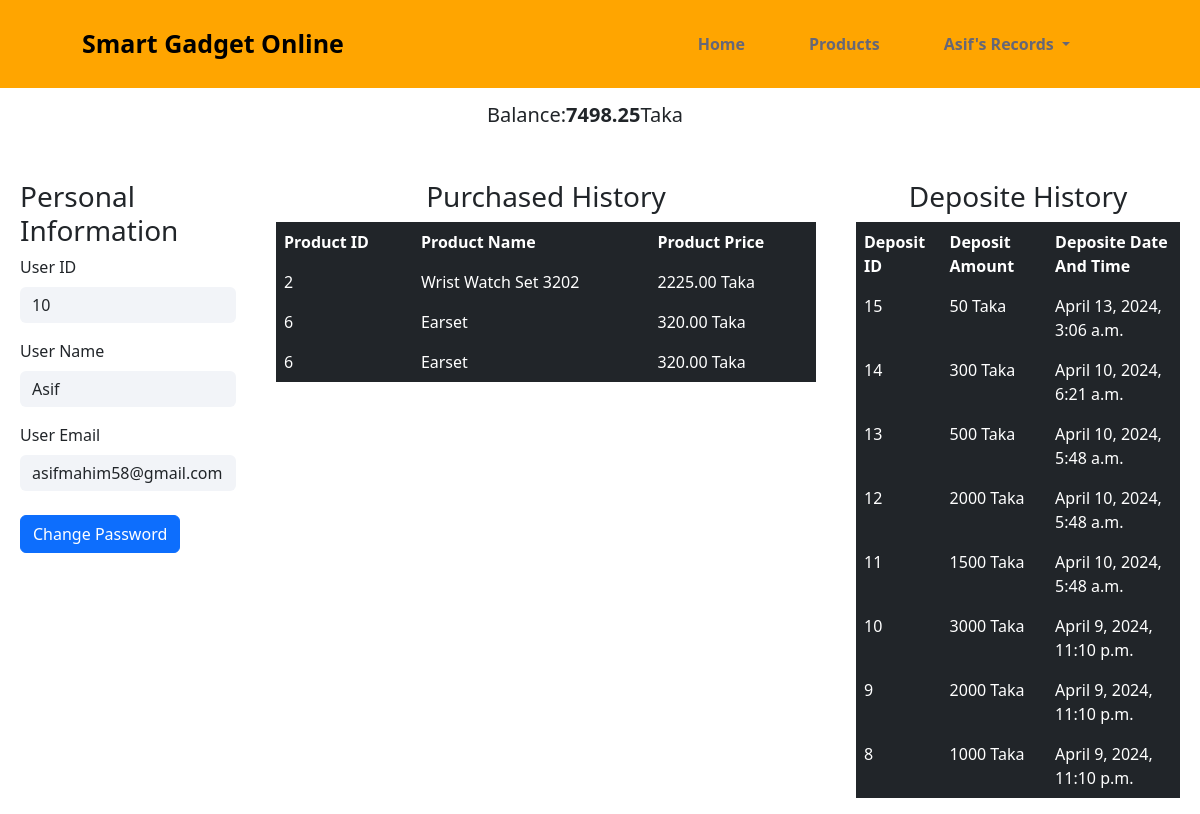
The app's page /Accounts/profile/ (signed in), older data.
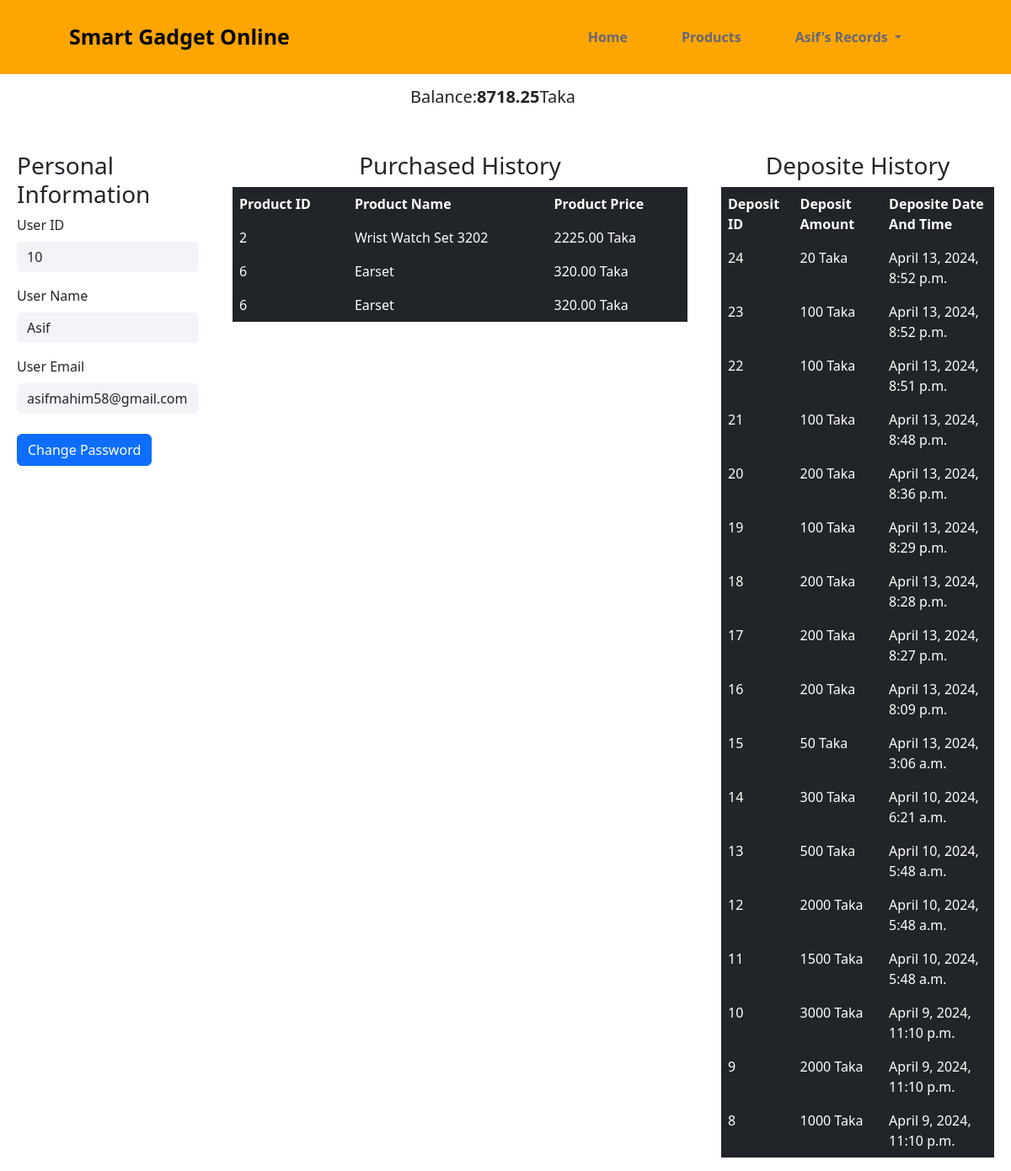
The same page, newer data.
### balance/models.py (models this page shows, shortened)
class Balance(models.Model):
    user = models.OneToOneField(User, on_delete=models.CASCADE)
    balance = models.DecimalField(max_digits=12, decimal_places=2, default=0)

### purchased_product/models.py (models this page shows, shortened)
class Purchased_Product(models.Model):
    user = models.ForeignKey(User, on_delete=models.CASCADE)
    product = models.ForeignKey(product_info, on_delete=models.CASCADE)
    date_time = models.DateTimeField(auto_now_add=True)

### product/models.py (models this page shows, shortened)
class product_info(models.Model):
    name = models.CharField(max_length=200)
    image = models.ImageField(upload_to="product/images/")
    details = models.TextField(max_length=500)
    category = models.ManyToManyField(Product_Category)
    price = models.DecimalField(max_digits=10, decimal_places=2, default=None)
    delevary_charge = models.DecimalField(
        blank=True, null=True, max_digits=10, decimal_places=2, default=0
    )
    discount = models.DecimalField(
        blank=True,
        null=True,
        max_digits=10,
        decimal_places=2,
        default=0,
        help_text="In Percentage",
    )
    total_available_quantity = models.CharField(max_length=5000)

### deposite/models.py (models this page shows, shortened)
class Deposit(models.Model):
    user = models.ForeignKey(User, on_delete=models.CASCADE)
    deposit_amount = models.CharField(max_length=20)
    date_time_field = models.DateTimeField(blank=True, null=True, auto_now_add=True)

### Accounts/views.py (the view)
# urls.py: path("profile/", views.profile, name="profile"),
def profile(request):
    user = request.user
    depo_hist = Deposit.objects.filter(user=user).order_by("-date_time_field")
    total_depo = Deposit.objects.filter(user=user).count()
    balance = Balance.objects.get(user=user).balance
    purchased_product = Purchased_Product.objects.filter(user=user)
    return render(
        request,
        "profile.html",
        {
            "user": user,
            "dipos": depo_hist,
            "bal": balance,
            "prods": purchased_product,
            "total_depo": total_depo,
        },
    )

### Accounts/templates/profile.html (shortened to what this page needs)
{% extends "base.html" %} {%load static%} {%block stylelink%}
<link rel="stylesheet" href="{% static 'css/profile.css' %}" />
{%endblock%} {%block content%}
<div class="profile_container">
  <div class="balance_cont">
    <p class="balance">Balance: <span>{{bal}}</span> Taka</p>
  </div>
  <div class="info_skills">
    <div class="info_box">
      <h3 class="sec_title">Personal Information</h3>
      <div class="mb-3">
        <label for="exampleFormControlInput1" class="form-label">User ID</label>
        <input
          type="text"
          class="form-control form_box"
          id="exampleFormControlInput1"
          placeholder="name@example.com"
          value="{{user.id}}"
          readonly
        />
      </div>
      <div class="mb-3">
        <label for="exampleFormControlInput1" class="form-label"
          >User Name</label
        >
        <input
          type="email"
          class="form-control form_box"
          id="exampleFormControlInput1"
          placeholder="name@example.com"
          value="{{user.username}}"
          readonly
        />
      </div>
      <div class="mb-3">
        <label for="exampleFormControlInput1" class="form-label"
          >User Email</label
        >
        <input
          type="email"
          class="form-control form_box"
          id="exampleFormControlInput1"
          placeholder="name@example.com"
          value="{{user.email}}"
          readonly
        />
        <a href="" class="btn btn-primary mt-4">Change Password</a>
      </div>
    </div>
    <div class="purchased_history_box">
      <h3 class="sec_title">Purchased History</h3>
      <div class="table-responsive">
        <table class="table table-dark table-borderless">
          <thead>
            <tr>
              <th>Product ID</th>
              <th>Product Name</th>
              <th>Product Price</th>
            </tr>
          </thead>
          <tbody>
            {% for prod in prods %}
              <td>{{ prod.product.id }}</td>
              <td>{{ prod.product.name }}</td>
              <td>{{ prod.product.price }} Taka</td>
            {% endfor %}
          </tbody>
        </table>
      </div>
    </div>
    <div class="depo_history_box">
      <h3 class="sec_title">Deposite History</h3>
      <div class="table-responsive">
        <table class="table table-dark table-borderless">
          <thead>
            <tr>
              <th>Deposit ID</th>
              <th>Deposit Amount</th>
              <th>Deposite Date And Time</th>
            </tr>
          </thead>
          <tbody>
            {%for dipo in dipos%}
            <tr class="dipo-box">
              <td>{{dipo.id}}</td>
              <td>{{dipo.deposit_amount}} Taka</td>
              <td>{{dipo.date_time_field}}</td>
            </tr>
            {%endfor%}
          </tbody>
        </table>
      </div>
    </div>
  </div>
</div>
{%endblock%}

Row changes from the older to the newer data that the page shows:
changed Balance: balance "7498.25" → "8718.25"
added Deposit: id "24", deposit_amount "20", date_time_field "April 13, 2024, 8:52 p.m."
added Deposit: id "23", deposit_amount "100", date_time_field "April 13, 2024, 8:52 p.m."
added Deposit: id "22", deposit_amount "100", date_time_field "April 13, 2024, 8:51 p.m."
added Deposit: id "21", deposit_amount "100", date_time_field "April 13, 2024, 8:48 p.m."
added Deposit: id "20", deposit_amount "200", date_time_field "April 13, 2024, 8:36 p.m."
added Deposit: id "19", deposit_amount "100", date_time_field "April 13, 2024, 8:29 p.m."
added Deposit: id "18", deposit_amount "200", date_time_field "April 13, 2024, 8:28 p.m."
added Deposit: id "17", deposit_amount "200", date_time_field "April 13, 2024, 8:27 p.m."
added Deposit: id "16", deposit_amount "200", date_time_field "April 13, 2024, 8:09 p.m."
